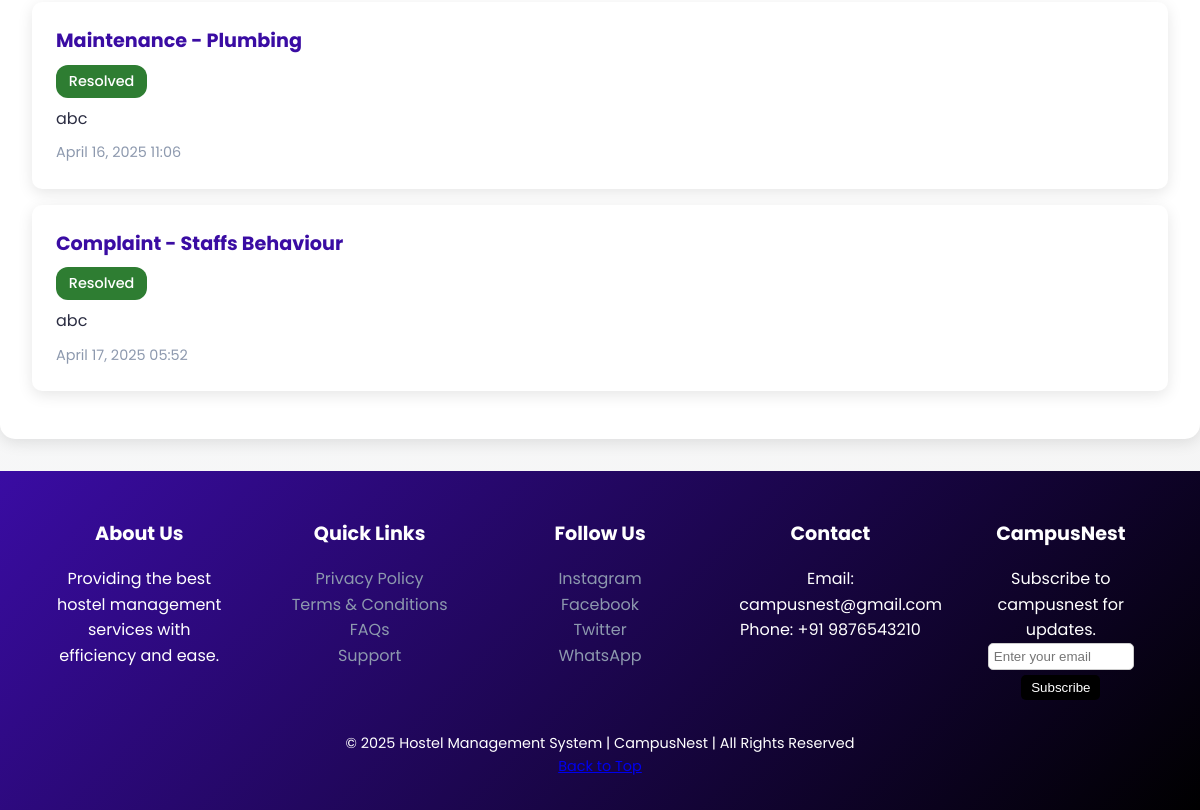
The app's page /complaint/ (signed in, lower part), older data.
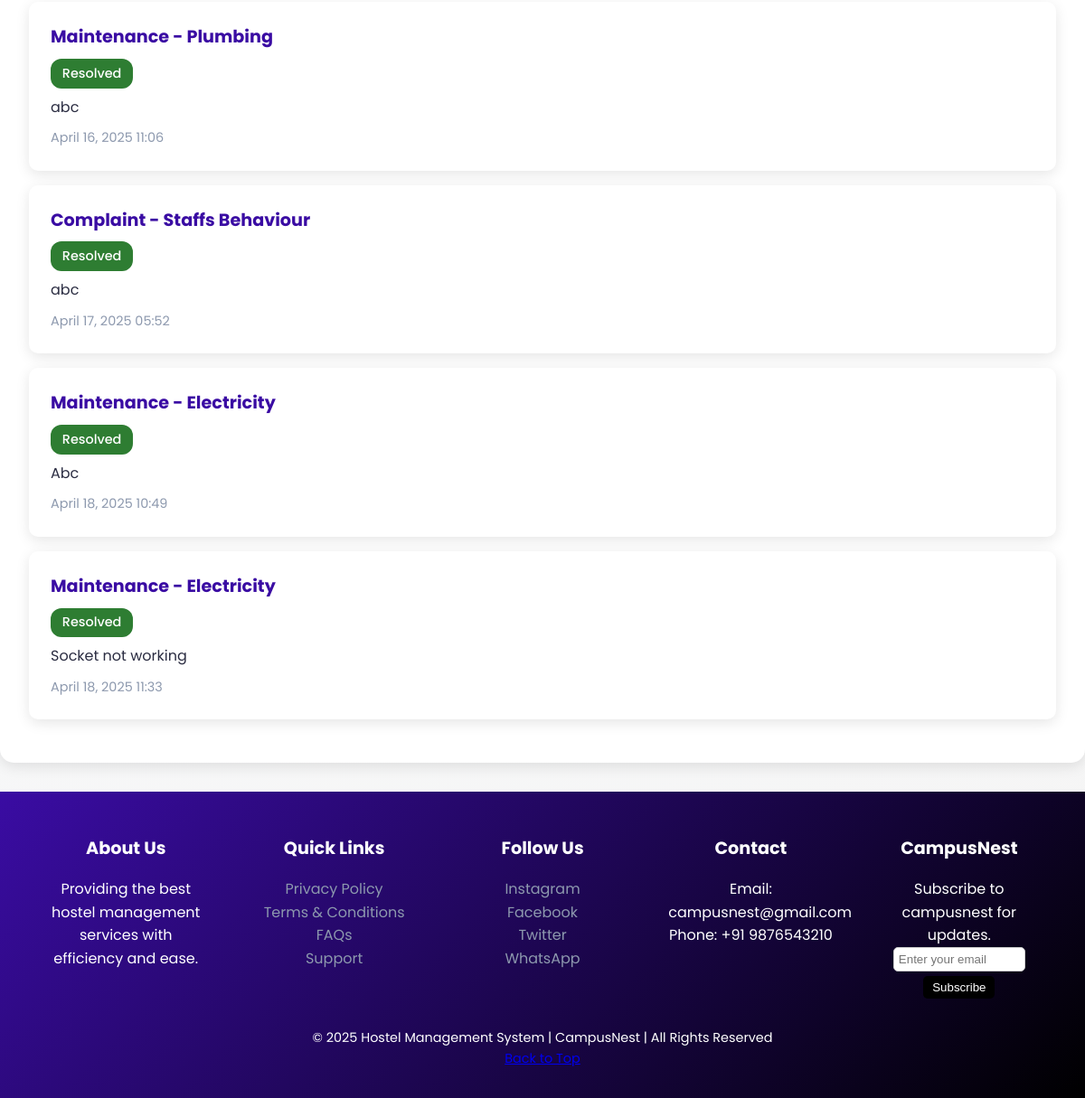
The same page, newer data.
### Hostels/models.py (models this page shows, shortened)
class ComplaintMaintenance(models.Model):
    REQUEST_TYPES = (
        ('complaint', 'Complaint'),
        ('maintenance', 'Maintenance'),
    )
    user = models.ForeignKey(CustomUser, on_delete=models.CASCADE)
    request_type = models.CharField(max_length=20, choices=REQUEST_TYPES)
    room_number = models.CharField(max_length=10)
    category = models.CharField(max_length=50)
    details = models.TextField()
    status = models.CharField(max_length=20, default='pending', choices=(('pending', 'Pending'), ('resolved', 'Resolved')))
    created_at = models.DateTimeField(auto_now_add=True)

### Hostels/views.py (the view)
# urls.py: path('complaint/', views.complaint_maintenance, name='complaint_maintenance'),
@login_required
def complaint_maintenance(request):
    if request.method == 'POST':
        form = ComplaintMaintenanceForm(request.POST)
        if form.is_valid():
            complaint = form.save(commit=False)
            complaint.user = request.user
            complaint.save()
            messages.success(request, 'Your request has been submitted!')
            return redirect('complaint_maintenance')
    else:
        form = ComplaintMaintenanceForm()
    requests = ComplaintMaintenance.objects.filter(user=request.user)
    return render(request, 'Rooms_complaint_and_maintenance.html', {
        'form': form,
        'requests': requests
    })

### Hostels/forms.py
class ComplaintMaintenanceForm(forms.ModelForm):
    class Meta:
        model = ComplaintMaintenance
        fields = ['request_type', 'room_number', 'category', 'details']

### Hostels/templates/Rooms_complaint_and_maintenance.html (shortened to what this page needs)
{% extends 'Rooms_base.html' %}
{% load static %}
{% block content %}
<link rel="stylesheet" href="{% static 'css/Rooms_complaint_and_maintainance.css' %}">
<div class="container">
    <div class="requests-list">
        {% for req in requests %}
        <div class="request-card">
            <h4>{{ req.get_request_type_display }} - {{ req.category }}</h4>
            <p>
                <span class="status status-{{ req.status|lower }}" aria-label="Status: {{ req.status|title }}">
                    {{ req.status|title }}
                </span>
            </p>
            <p>{{ req.details }}</p>
            <small>{{ req.created_at|date:"F d, Y H:i" }}</small>
        </div>
        {% empty %}
        <p>No requests submitted yet.</p>
        {% endfor %}
    </div>
</div>
{% endblock %}

Row changes from the older to the newer data that the page shows:
added ComplaintMaintenance: request_type "Maintenance", category "Electricity", status "Resolved", details "Abc", created_at "April 18, 2025 10:49"
added ComplaintMaintenance: request_type "Maintenance", category "Electricity", status "Resolved", details "Socket not working", created_at "April 18, 2025 11:33"
